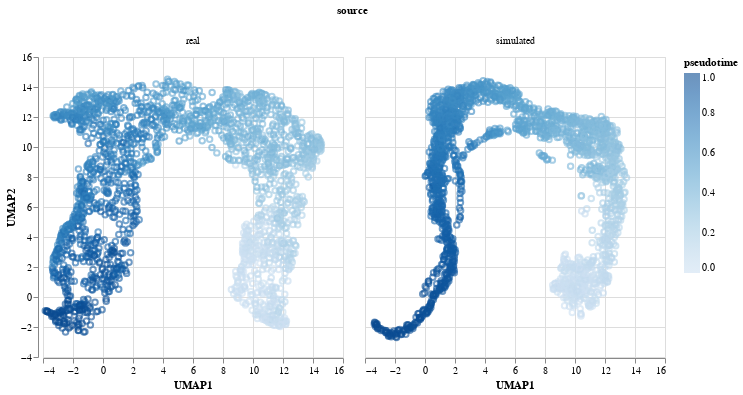

Here is the notebook cell this chart was saved with:
### Code cell
samples = p.sample(example_sce.obs)
compare_umap(example_sce, samples, color="pseudotime")

### Figure 1 — Vega-Lite specification as saved in the notebook (floating-point values rounded to 4 significant figures; data arrays with more than 128 entries replaced by an {"elided": "..."} marker saying what was removed)
{"config": {"view": {"continuousWidth": 300, "continuousHeight": 300}}, "data": {"name": "data-cb605ef29f5ce3b48507bb8afd026f23"}, "facet": {"column": {"field": "source", "type": "nominal"}}, "spec": {"mark": {"type": "point", "opacity": 0.6}, "encoding": {"color": {"field": "pseudotime", "type": "quantitative"}, "x": {"field": "UMAP1", "type": "quantitative"}, "y": {"field": "UMAP2", "type": "quantitative"}}}, "$schema": "https://vega.github.io/schema/vega-lite/v5.20.1.json", "datasets": {"data-cb605ef29f5ce3b48507bb8afd026f23": {"elided": "4174 records"}}}
